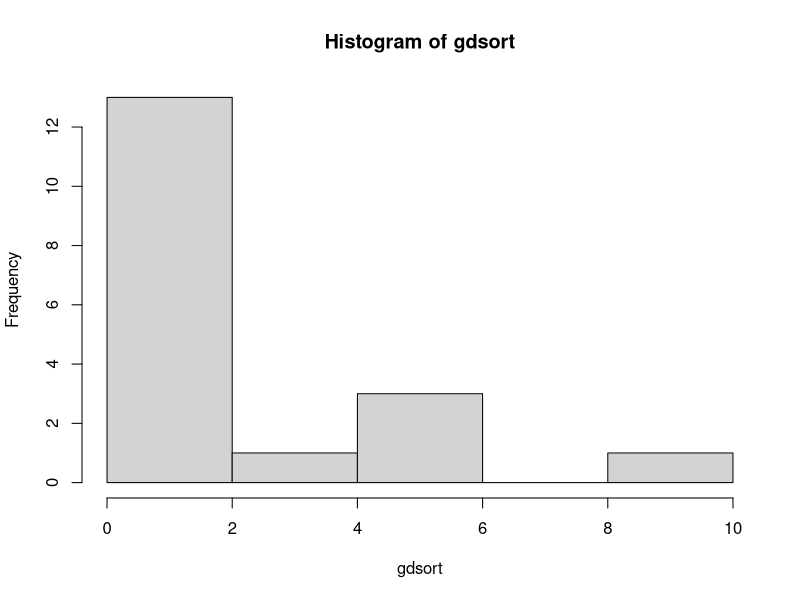
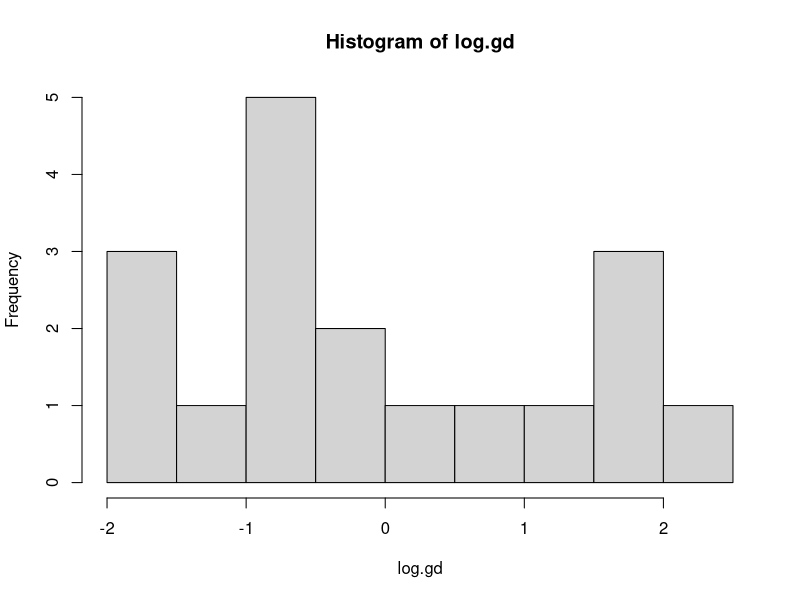
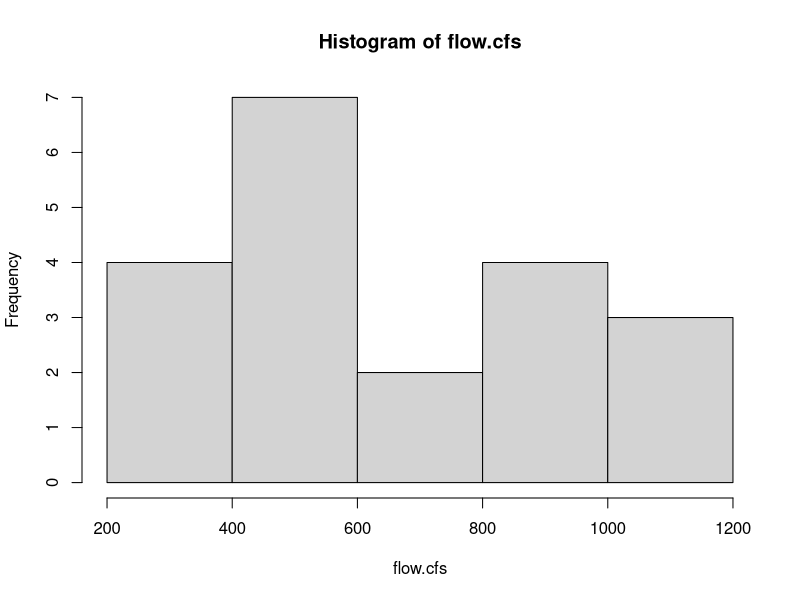

Write R code to recreate these figures, in order.
#3.1

streamflow <- data.frame('year' = c(1941:1960), 'flow.cfs' = c(369, 683, 923, 1193, 413, 1025, 894, 859, 1157, 524, 327, 574, 762, 578, 379, 375, 581, 581, 530, 929))

flow.cfs <- streamflow$flow.cfs

gd <- data.frame('granodiorite' = c(6.0, 0.5, 0.4, 0.7, 0.8, 6.0, 5.0, 0.6, 1.2, 0.3, 0.2, 0.5, 0.5, 10, 0.2, 0.2, 1.7, 3.0))
gdsort <- sort(gd$granodiorite) #ascending order
gdsort

hist(gdsort)

#nonparametric n<20
#confidence interval 95%
#quantile 0.5
a <- 0.05
1-a
a/2 #x' = 4
n.gd <- 18 #n
Rl <- 4+1 #x'+1
Ru <- n.gd-4 #n-x'


#at n=18
gdsort[Rl]
gdsort[Ru]

lowgd <- gdsort[Rl]+0.025*(gdsort[Rl]-gdsort[Rl])
uppgd <- gdsort[Ru]+ 0.025*(gdsort[Ru]-gdsort[Ru])

print(paste(lowgd, "to", uppgd, "mg/L"))

#parametric
log.gd <- log(gdsort)

ybar <- mean(log.gd)
sd.gd <- sd(log.gd)^2
n.gd <- 18


hist(log.gd) #not normally distributed

lowgd1 <- exp(ybar-2.110*sqrt(sd.gd/n.gd)) #2.110 from t table of n-1
uppgd1 <- exp(ybar+2.110*sqrt(sd.gd/n.gd))

print(paste(lowgd1, "to", uppgd1, "mg/L"))


#3.4
hist(flow.cfs)
mean.flow <- mean(flow.cfs)
flowsort <- sort(flow.cfs)
median.flow <- median(flowsort)


#median
#n = 20
#quantile = 0.5
#x'=5 from table of binomial distribution
a <- 0.05
1-a
a/2 #x' = 5
n.flow <- 20 #n
Rlf <- 5+1 #x'+1
Ruf <- n.flow-5 #n-x'

lowflow1<- flowsort[Rlf]+0.025*(flowsort[Rlf]-flowsort[Rlf])
uppflow1<- flowsort[Ruf]+ 0.025*(flowsort[Ruf]-flowsort[Ruf])
print(paste('Median of', median.flow, 'from', lowflow1, "to", uppflow1, "mg/L"))

#mean
sd.flow <- sd(flow.cfs)

lowflow <- mean.flow-2.093*sqrt(sd(flow.cfs)^2/n.flow) #lower bound, 2.093 from t table 
uppflow <- mean.flow+2.093*sqrt(sd(flow.cfs)^2/n.flow) #upper bound

int <- mean.flow-lowflow

print(paste("Mean of", mean.flow, "+/-", int, "from", lowflow, "to", uppflow, "cfs"))